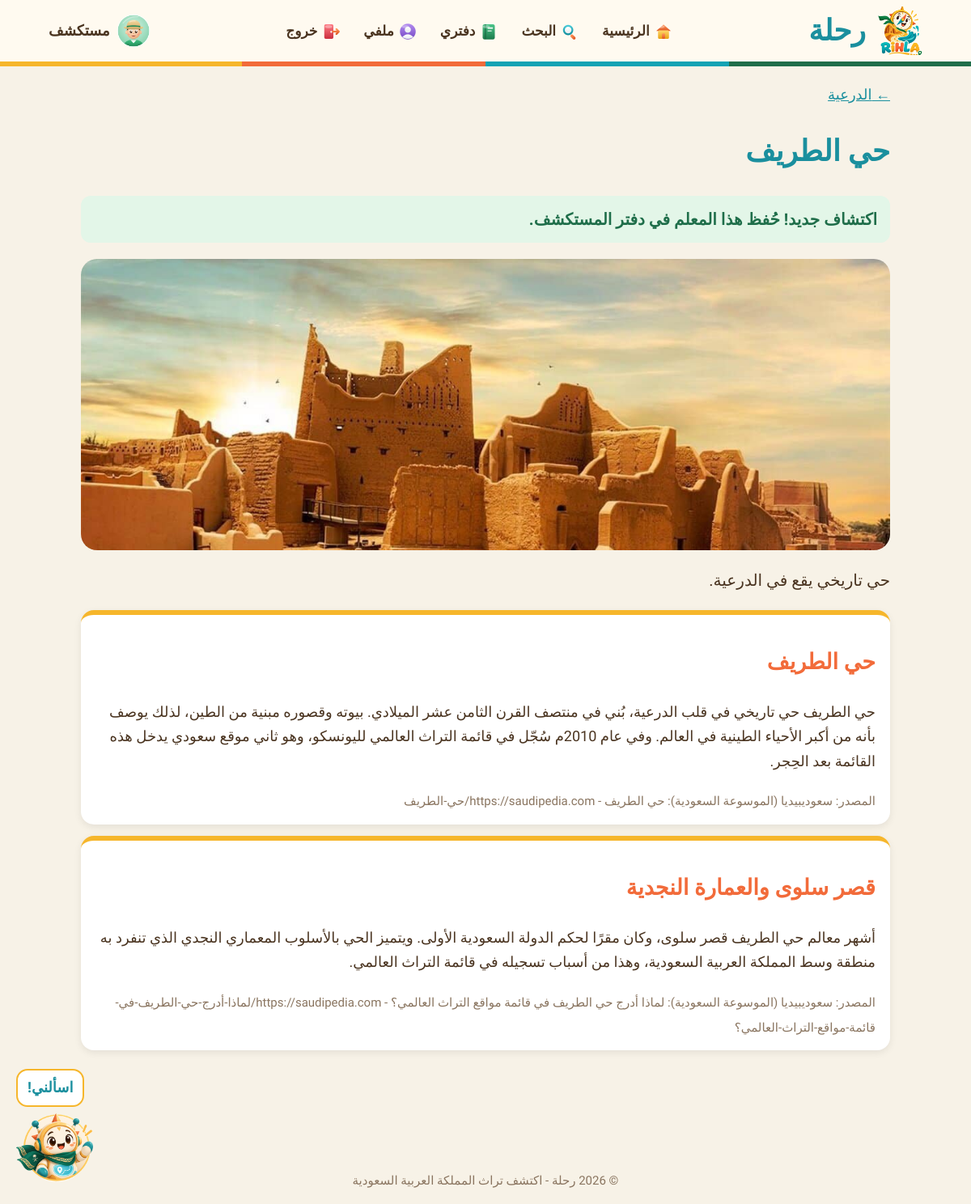
/landmark.php?id=1 (signed in), run on the app's committed database.
### tables this page shows
CREATE TABLE `child` (
  `userID` int(11) NOT NULL,
  `displayName` varchar(30) NOT NULL,
  `avatar` varchar(50) NOT NULL,
  `totalPoints` int(11) NOT NULL DEFAULT '0'
);

CREATE TABLE `landmark` (
  `landmarkID` int(11) NOT NULL,
  `name` varchar(80) NOT NULL,
  `description` text NOT NULL,
  `imagePath` varchar(255) NOT NULL,
  `status` enum('draft','published','hidden') NOT NULL DEFAULT 'draft',
  `destinationID` int(11) NOT NULL
);

CREATE TABLE `destination` (
  `destinationID` int(11) NOT NULL,
  `name` varchar(50) NOT NULL,
  `description` text NOT NULL,
  `imagePath` varchar(255) NOT NULL,
  `status` enum('draft','published','hidden') NOT NULL DEFAULT 'draft',
  `journeyID` int(11) NOT NULL,
  `adminID` int(11) NOT NULL
);

CREATE TABLE `contentsection` (
  `sectionID` int(11) NOT NULL,
  `title` varchar(100) NOT NULL,
  `text` text NOT NULL,
  `imagePath` varchar(255) DEFAULT NULL,
  `source` varchar(255) NOT NULL,
  `landmarkID` int(11) NOT NULL,
  `adminID` int(11) NOT NULL
);

### data/db.php (called while the page is built)
<?php
$DB_HOST = '127.0.0.1';
$DB_PORT = '8889';
$DB_NAME = 'rihla';
$DB_USER = 'root';
$DB_PASS = 'root';
try {
    $pdo = new PDO('mysql:host=' . $DB_HOST . ';port=' . $DB_PORT . ';dbname=' . $DB_NAME . ';charset=utf8mb4', $DB_USER, $DB_PASS);
    $pdo->setAttribute(PDO::ATTR_ERRMODE, PDO::ERRMODE_EXCEPTION);
    $pdo->setAttribute(PDO::ATTR_DEFAULT_FETCH_MODE, PDO::FETCH_ASSOC);
    $pdo->setAttribute(PDO::ATTR_EMULATE_PREPARES, false);
} catch (PDOException $e) {
    die('لا يمكن الاتصال بقاعدة البيانات: ' . $e->getMessage());
}
function db() {
    global $pdo;
    return $pdo;
}

### data/explorers.php (called while the page is built, shortened)
<?php
require_once __DIR__ . '/db.php';
function findExplorer($childID) {
    $statement = db()->prepare(
        'SELECT c.userID, u.username, c.displayName, c.avatar, c.totalPoints
           FROM child c
           JOIN user u ON u.userID = c.userID
          WHERE c.userID = ?'
    );
    $statement->execute([$childID]);
    $row = $statement->fetch();
    return $row === false ? null : $row;
}
function findVisibleLandmark($landmarkID) {
    $statement = db()->prepare(
        'SELECT l.landmarkID, l.name, l.description, l.imagePath,
                d.destinationID, d.name AS destinationName
           FROM landmark l
           JOIN destination d ON d.destinationID = l.destinationID
          WHERE l.landmarkID = ?
            AND l.status = \'published\' AND d.status = \'published\''
    );
    $statement->execute([$landmarkID]);
    $row = $statement->fetch();
    return $row === false ? null : $row;
}
function findContentSections($landmarkID) {
    $statement = db()->prepare(
        'SELECT sectionID, title, text, imagePath, source
           FROM contentsection
          WHERE landmarkID = ?
          ORDER BY sectionID'
    );
    $statement->execute([$landmarkID]);
    return $statement->fetchAll();
}
function insertDiscovery($childID, $landmarkID) {
    $pdo = db();
    $statement = $pdo->prepare('SELECT notebookID FROM explorernotebook WHERE childID = ?');
    $statement->execute([$childID]);
    $notebookID = $statement->fetchColumn();
    $statement = $pdo->prepare('SELECT COUNT(*) FROM discovery WHERE notebookID = ? AND landmarkID = ?');
    $statement->execute([$notebookID, $landmarkID]);
    $statement = $pdo->prepare('INSERT INTO discovery (notebookID, landmarkID, savedDate) VALUES (?, ?, NOW())');
    $statement->execute([$notebookID, $landmarkID]);
    return true;
}

### logic/explorer.php (called while the page is built, shortened)
<?php
require_once __DIR__ . '/../data/explorers.php';
require_once __DIR__ . '/quiz.php';
function getAvatars() {
    return [
        'avatar1.png' => 'المستكشف الأخضر',
        'avatar2.png' => 'المستكشف الأزرق',
        'avatar3.png' => 'المستكشف البرتقالي',
        'avatar4.png' => 'المستكشف الأصفر',
        'avatar5.png' => 'المستكشف البنفسجي',
        'avatar6.png' => 'المستكشف الأحمر'
    ];
}
function avatarPath($avatar) {
    return 'assets/images/avatars/' . $avatar;
}
function openLandmark($landmarkID) {
    $landmark = findVisibleLandmark($landmarkID);
    $childID = currentChildID();
    $landmark['newDiscovery'] = $childID !== null && insertDiscovery($childID, $landmarkID);
    $landmark['sections'] = findContentSections($landmarkID);
    return $landmark;
}

### logic/quiz.php (called while the page is built, shortened)
<?php
function currentChildID() {
    return (int)$_SESSION['userID'];
}

### logic/images.php (called while the page is built, shortened)
<?php
function imageExists($imagePath) {
    return $imagePath !== '' && $imagePath !== null && file_exists(__DIR__ . '/../' . $imagePath);
}

### landmark.php (the view, shortened to what this page needs)
<?php
require_once 'logic/explorer.php';
require_once 'logic/images.php';
$id = (int)($_GET['id'] ?? 0);
$landmark = openLandmark($id);
?>
<?php include 'views/header.php'; ?>
<link rel="stylesheet" href="assets/css/quiz.css">
<link rel="stylesheet" href="assets/css/explorer.css">
<?php if ($landmark === null): ?>
    <a href="index.php">← الرئيسية</a>
    <p>المعلم غير موجود.</p>
<?php else: ?>
    <a href="destination.php?id=<?= (int)$landmark['destinationID'] ?>">← <?= e($landmark['destinationName']) ?></a>
    <h1><?= e($landmark['name']) ?></h1>
    <?php if ($landmark['newDiscovery']): ?>
        <p class="quiz-feedback correct">اكتشاف جديد! حُفظ هذا المعلم في دفتر المستكشف.</p>
    <?php endif; ?>
    <?php if (imageExists($landmark['imagePath'])): ?>
        <img class="landmark-image" src="<?= e($landmark['imagePath']) ?>" alt="<?= e($landmark['name']) ?>">
    <?php endif; ?>
    <p class="landmark-description"><?= e($landmark['description']) ?></p>
    <?php foreach ($landmark['sections'] as $section): ?>
        <div class="content-section">
            <h2><?= e($section['title']) ?></h2>
            <p><?= e($section['text']) ?></p>
            <small>المصدر: <?= e($section['source']) ?></small>
        </div>
    <?php endforeach; ?>
    <?php $guideDestinationID = (int)$landmark['destinationID']; include 'views/guide.php'; ?>
<?php endif; ?>
<?php include 'views/footer.php'; ?>

### views/header.php (shortened to what this page needs)
<?php
function e($text) {
    return htmlspecialchars($text ?? '', ENT_QUOTES, 'UTF-8');
}
$role = $_SESSION['role'] ?? '';
$isLoginPage = in_array(basename($_SERVER['PHP_SELF']), ['login.php', 'register.php'], true);
$isAdminView = $role === 'admin' && ($_SESSION['view'] ?? 'admin') === 'admin';
$headerExplorer = null;
if ($role === 'child' && isset($_SESSION['userID'])) {
    require_once __DIR__ . '/../logic/explorer.php';
    $headerExplorer = findExplorer((int)$_SESSION['userID']);
}
?>
<!DOCTYPE html>
<html lang="ar" dir="rtl">
<head>
    <link rel="stylesheet" href="assets/css/style.css">
</head>
<body>
<header <?= $isLoginPage ? 'style="justify-content: flex-start;"' : '' ?>>
    <h1>
        <?php if ($isLoginPage): ?>
            <a style="pointer-events: none; cursor: default;">
                رحلة
            </a>
        <?php else: ?>
            <a href="<?= $isAdminView ? 'admin_dashboard.php' : 'index.php' ?>">
                رحلة
            </a>
        <?php endif; ?>
    </h1>
    <?php if (!$isLoginPage): ?>
        <nav>
            <?php if ($isAdminView): ?>
                <a href="admin_dashboard.php"><img class="nav-icon" src="assets/images/icons/home.png" alt="">الرئيسية</a> |
                <a href="logout.php"><img class="nav-icon" src="assets/images/icons/logout.png" alt="">خروج</a>
            <?php else: ?>
                <a href="index.php"><img class="nav-icon" src="assets/images/icons/home.png" alt="">الرئيسية</a> |
                <a href="search.php"><img class="nav-icon" src="assets/images/icons/search.png" alt="">البحث</a> |
                <?php if ($headerExplorer !== null): ?>
                    <a href="notebook.php"><img class="nav-icon" src="assets/images/icons/notebook.png" alt="">دفتري</a> |
                    <a href="profile.php"><img class="nav-icon" src="assets/images/icons/profile.png" alt="">ملفي</a> |
                <?php endif; ?>
                <?php if ($role === 'child' || $role === 'admin'): ?>
                    <a href="logout.php"><img class="nav-icon" src="assets/images/icons/logout.png" alt="">خروج</a>
                <?php else: ?>
                    <a href="login.php"><img class="nav-icon" src="assets/images/icons/login.png" alt="">دخول</a>
                <?php endif; ?>
            <?php endif; ?>
        </nav>
    <?php endif; ?>
    <?php if ($headerExplorer !== null): ?>
        <a class="header-explorer" href="profile.php"
           style="display:flex;align-items:center;gap:8px;text-decoration:none;font-weight:bold;color:#4a3420;">
            <img src="<?= e(avatarPath($headerExplorer['avatar'])) ?>" alt="" style="width:42px;height:42px;border-radius:50%;">
            <?= e($headerExplorer['displayName']) ?>
        </a>
    <?php endif; ?>
</header>
<main>

### views/guide.php (shortened to what this page needs)
<link rel="stylesheet" href="assets/css/guide.css">
<div id="guideHint">اسألني!</div>
<button id="guideButton" title="اسأل المرشد الثقافي">
  <img src="assets/images/guide-button.png" alt="المرشد الثقافي">
</button>

### views/footer.php (shortened to what this page needs)
</main>
<footer>
    <p>© 2026 رحلة - اكتشف تراث المملكة العربية السعودية</p>
</footer>
</body>
</html>

### assets/css/style.css (style rules this page uses)
body { margin: 0; font-family: "Tajawal", Tahoma, Arial, sans-serif; font-size: 18px; line-height: 1.7; color: #4a3420; background: #f7f2e7; }
a { color: #1a8f9e; }
header { display: flex; align-items: center; justify-content: space-between; flex-wrap: wrap; gap: 10px; padding: 8px 5%; background: #fffaf0; border-bottom: 6px solid; border-image: linear-gradient(to left, #1f6e4a 25%, #12a3b4 25% 50%, #f26b3a 50% 75%, #f6b62b 75%) 1; }
header h1 { margin: 0; }
header h1 a { display: block; padding-right: 70px; min-height: 60px; line-height: 60px; color: #1a8f9e; text-decoration: none; background: url("../images/rihla-logo.png") no-repeat right center; background-size: 55px; }
nav { font-size: 0; }
nav a { font-size: 17px; font-weight: bold; color: #4a3420; text-decoration: none; padding: 6px 14px; border-radius: 20px; }
main { max-width: 1000px; margin: 0 auto; padding: 20px 16px 120px; }
main h1 { color: #1a8f9e; }
main h2 { color: #f26b3a; }
main button { padding: 10px 20px; font-size: 16px; font-weight: bold; background: #f6b62b; color: #4a3420; border: none; border-radius: 12px; cursor: pointer; }
footer { text-align: center; font-size: 15px; color: #8a7560; }
.nav-icon { width: 24px; height: 24px; margin-left: 5px; vertical-align: middle; }

### assets/css/quiz.css (style rules this page uses)
.quiz-feedback { padding: 12px 16px; border-radius: 12px; font-weight: bold; font-size: 20px; }
.quiz-feedback.correct { background: #e3f6e8; color: #1f6e4a; }

### assets/css/explorer.css (style rules this page uses)
.landmark-image { display: block; width: 100%; max-height: 360px; object-fit: cover; border-radius: 20px; }
.landmark-description { font-size: 20px; }
.content-section { background: white; border-radius: 16px; border-top: 6px solid #f6b62b; padding: 14px 18px; margin-bottom: 14px; box-shadow: 0 3px 10px rgba(0, 0, 0, 0.08); }
.content-section small { color: #8a7560; }

### assets/css/guide.css (style rules this page uses)
#guideButton { position: fixed; bottom: 20px; left: 20px; width: 95px; height: 95px; padding: 0; border: none; border-radius: 50%; background: none; cursor: pointer; z-index: 1000; }
#guideButton img { width: 100%; }
#guideHint { position: fixed; bottom: 120px; left: 20px; background: white; color: #1a8f9e; font-weight: bold; padding: 6px 12px; border: 2px solid #f6b62b; border-radius: 14px; z-index: 1000; }

### data on the page
child: avatar (picture), displayName "مستكشف"
landmark: destinationID.name "الدرعية", name "حي الطريف", imagePath (picture), description "حي تاريخي يقع في الدرعية."
contentsection: title "حي الطريف", text "حي الطريف حي تاريخي في قلب الدرعية، بُني في منتصف القرن الثامن عشر الميلادي. بيوته وقصوره مبنية من الطين، لذلك يوصف بأنه من أكبر الأحياء الطينية في العالم. وفي عام 2010م سُجّل في قائمة التراث العالمي لليونسكو، وهو ثاني موقع سعودي يدخل هذه القائمة بعد الحِجر.", source "سعوديبيديا (الموسوعة السعودية): حي الطريف - https://saudipedia.com/حي-الطريف"
contentsection: title "قصر سلوى والعمارة النجدية", text "أشهر معالم حي الطريف قصر سلوى، وكان مقرًا لحكم الدولة السعودية الأولى. ويتميز الحي بالأسلوب المعماري النجدي الذي تنفرد به منطقة وسط المملكة العربية السعودية، وهذا من أسباب تسجيله في قائمة التراث العالمي.", source "سعوديبيديا (الموسوعة السعودية): لماذا أدرج حي الطريف في قائمة مواقع التراث العالمي؟ - https://saudipedia.com/لماذا-أدرج-حي-الطريف-في-قائمة-مواقع-التراث-العالمي؟"
